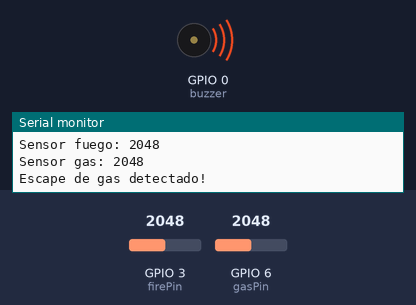
The sketch below on a simulated ESP32. Shown: buzzer (waves = sounding, pin HIGH), the last lines printed to the serial monitor. The test bench sets the inputs (shaded band); at power-on: GPIO 3 (firePin) = 2048, GPIO 6 (gasPin) = 2048. WiFi joins after 1.5 s; servers stay silent unless stated.

Above: at 8.0 s.
8.1 s: GPIO 3 (firePin) set to 1033
At 8.26 s:
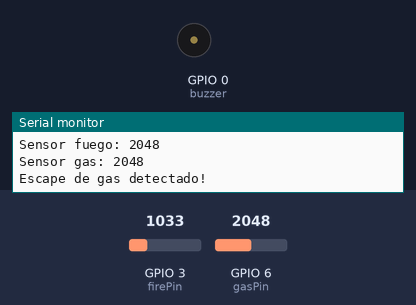
14.2 s: GPIO 3 (firePin) set to 972
At 20.5 s:
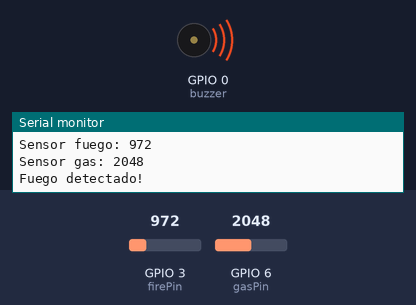
Timing chart, 0 to 26.5 s (numbered marks = the images above; inputs shaded):
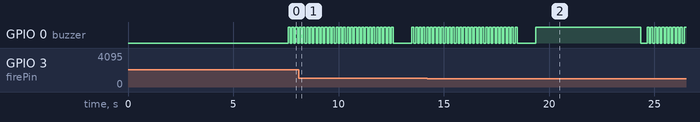

Measured:
- the behaviour switches between 1001 and 1000 on GPIO 3 (firePin) (found by bisection; images 1 and 2)

The sketch:

Proyecto2.ino
```cpp
#include <WiFi.h>
#include <UniversalTelegramBot.h>
#include <ArduinoJson.h>
#include <WiFiClientSecure.h>


const char* ssid = "INFINITUM65_2.4";
const char* password = "penacastro44";

#define token_Bot "6YdyiH6SII4A"

#define ID_Chat "5375718034"
WiFiClientSecure secured_client;
UniversalTelegramBot bot(token_Bot, secured_client);
const int buzzer = 0;// Pin para el buzzer
String mensaje = "";
const int firePin = 3;//pin para e l sensor de fuego
const int gasPin = 6;//Pin para el sensor de gas
int gasValor = 0;
int fireValor = 0;
////Setup////
void setup() {
  delay(5000);
  Serial.begin(115200);
  pinMode(buzzer, OUTPUT);//El pin del buzzer como salida
  // Intenta conectarse a la red Wifi:
  Serial.print("Conectando a la red wifi... ");
  Serial.println(ssid);
  //Seteo de la red Wifi
  WiFi.mode(WIFI_STA);
  WiFi.begin(ssid, password);
  secured_client.setCACert(TELEGRAM_CERTIFICATE_ROOT); //Agregar certificado raíz para api.telegram.org
  while (WiFi.status() != WL_CONNECTED) {
    Serial.print(".");
    delay(500);
  }
  Serial.println("");
  Serial.println("Conectado a la red wifi!!!");
  Serial.print("Dirección ip: ");
  Serial.println(WiFi.localIP());//Imprimimos la direción ip local
  bot.sendMessage(ID_Chat, "Sistema preparado!!!", "");//Enviamos un mensaje a telegram para informar que el sistema está listo
}
/////loop//////
void loop() {
   delay(500);
   //Lectura de los sensores
     fireValor = analogRead(firePin);
     gasValor = analogRead(gasPin);
  Serial.print("Sensor fuego: ");
  Serial.println(fireValor);  //Envío del valor al puerto serie
  Serial.print("Sensor gas: ");
  Serial.println(gasValor);  //Envío del valor al puerto serie
  if(fireValor <= 1000){
    Serial.println("Fuego detectado!");
    mensaje = "Se ha detectado fuego";//Mensaje
    bot.sendMessage(ID_Chat, mensaje, "");//Enviamos este mensaje a Telegram
    digitalWrite(buzzer, HIGH);//Activamos el buzzer en forma continuo
    delay(5000);//Mantenemos el buzzer activo x 5 segundos
    digitalWrite(buzzer, LOW);//Lo desactivamos
  }
    if(gasValor >= 1000){
    Serial.println("Escape de gas detectado!");
    mensaje = "Escape de gas detectado!";//Mensaje
    bot.sendMessage(ID_Chat, mensaje, "");//Enviamos este mensaje a Telegramm
for(int a =0; a <=28; a++){//Sonido del buzzer intermitente
   digitalWrite(buzzer, HIGH);
   delay(100);
  digitalWrite(buzzer, LOW);
  delay(75);
    }
  }
}
```
